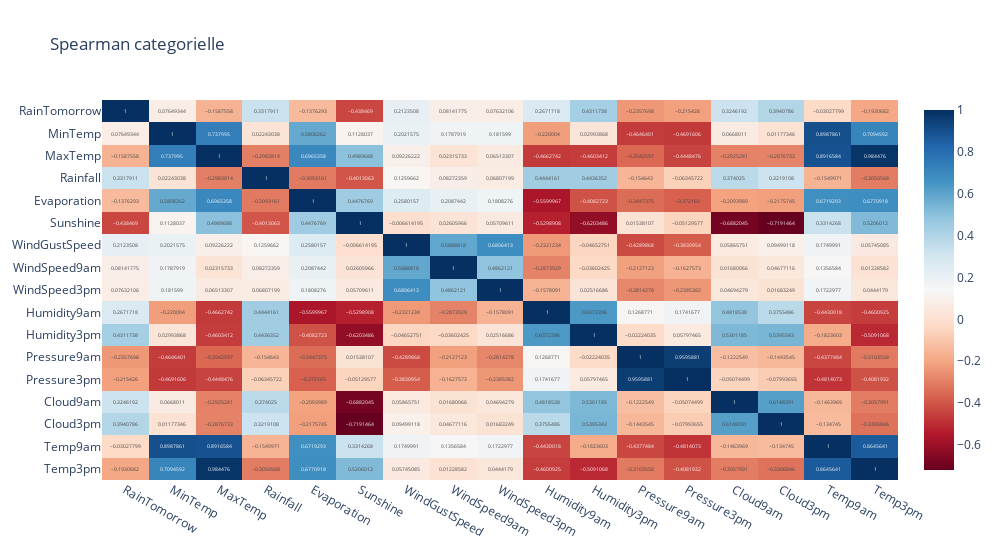

This figure's notebook cell:
### Code cell
a = df_all_raintomorrow.corr(method = 'spearman')


fig_cat = px.imshow(a, title = 'Spearman categorielle',
                    text_auto = True, aspect = 'auto', color_continuous_scale='RdBu', width = 1000)
fig_cat.show()

### Figure 1 — Plotly figure (JSON) as saved in the notebook; plotly's stock layout.template omitted (floating-point values rounded to 4 significant figures; data arrays with more than 128 entries replaced by an {"elided": "..."} marker saying what was removed)
{"data": [{"coloraxis": "coloraxis", "hovertemplate": "x: %{x}<br>y: %{y}<br>color: %{z}<extra></extra>", "name": "0", "texttemplate": "%{z}", "type": "heatmap", "x": ["RainTomorrow", "MinTemp", "MaxTemp", "Rainfall", "Evaporation", "Sunshine", "WindGustSpeed", "WindSpeed9am", "WindSpeed3pm", "Humidity9am", "Humidity3pm", "Pressure9am", "Pressure3pm", "Cloud9am", "Cloud3pm", "Temp9am", "Temp3pm"], "xaxis": "x", "y": ["RainTomorrow", "MinTemp", "MaxTemp", "Rainfall", "Evaporation", "Sunshine", "WindGustSpeed", "WindSpeed9am", "WindSpeed3pm", "Humidity9am", "Humidity3pm", "Pressure9am", "Pressure3pm", "Cloud9am", "Cloud3pm", "Temp9am", "Temp3pm"], "yaxis": "y", "z": {"elided": "17x17 float values"}}], "layout": {"coloraxis": {"colorscale": [[0, "rgb(103,0,31)"], [0.1, "rgb(178,24,43)"], [0.2, "rgb(214,96,77)"], [0.3, "rgb(244,165,130)"], [0.4, "rgb(253,219,199)"], [0.5, "rgb(247,247,247)"], [0.6, "rgb(209,229,240)"], [0.7, "rgb(146,197,222)"], [0.8, "rgb(67,147,195)"], [0.9, "rgb(33,102,172)"], [1, "rgb(5,48,97)"]]}, "title": {"text": "Spearman categorielle"}, "width": 1000, "xaxis": {"anchor": "y", "domain": [0, 1]}, "yaxis": {"anchor": "x", "autorange": "reversed", "domain": [0, 1]}}}
